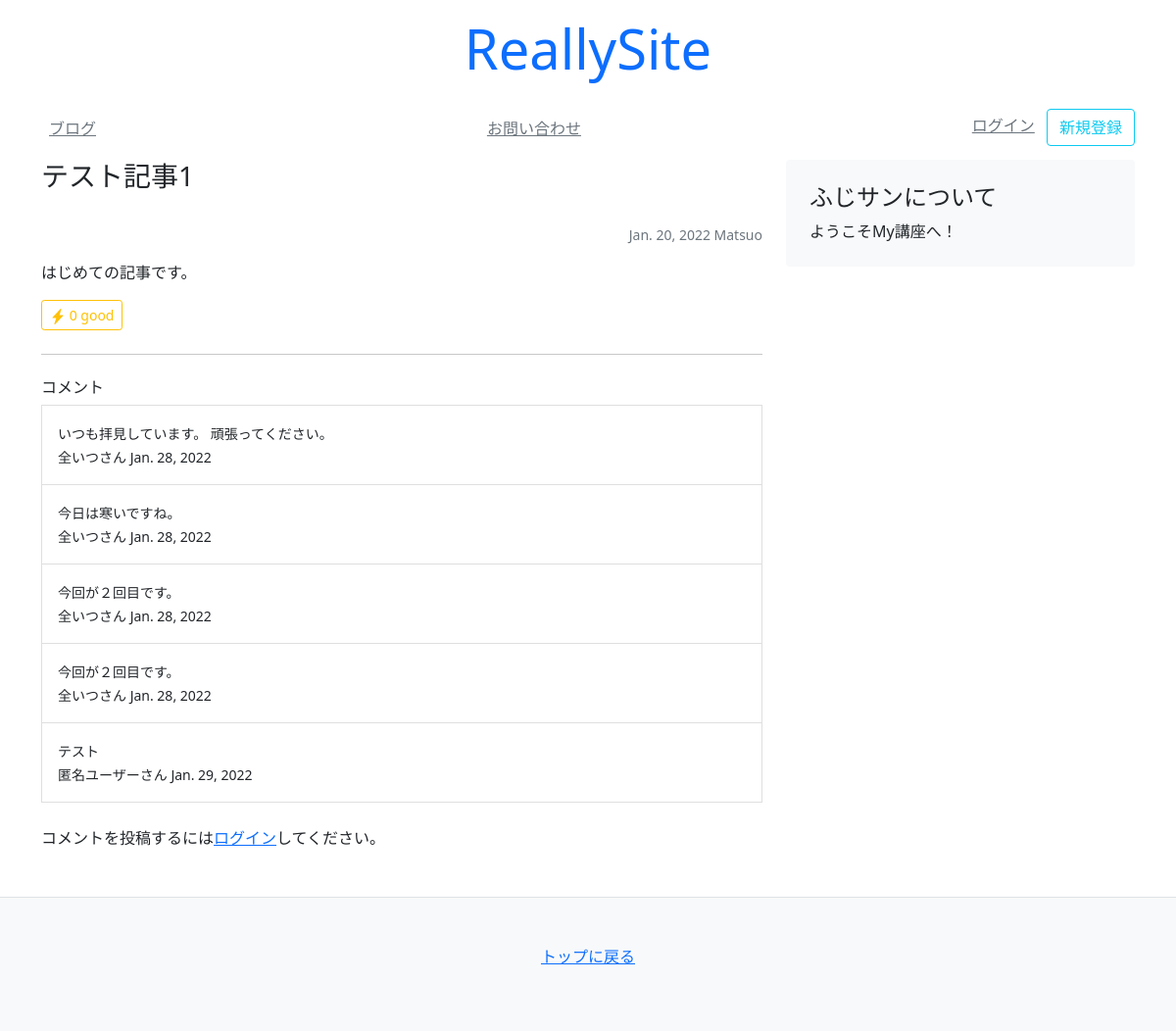
The app's page /blog/1/, older data.
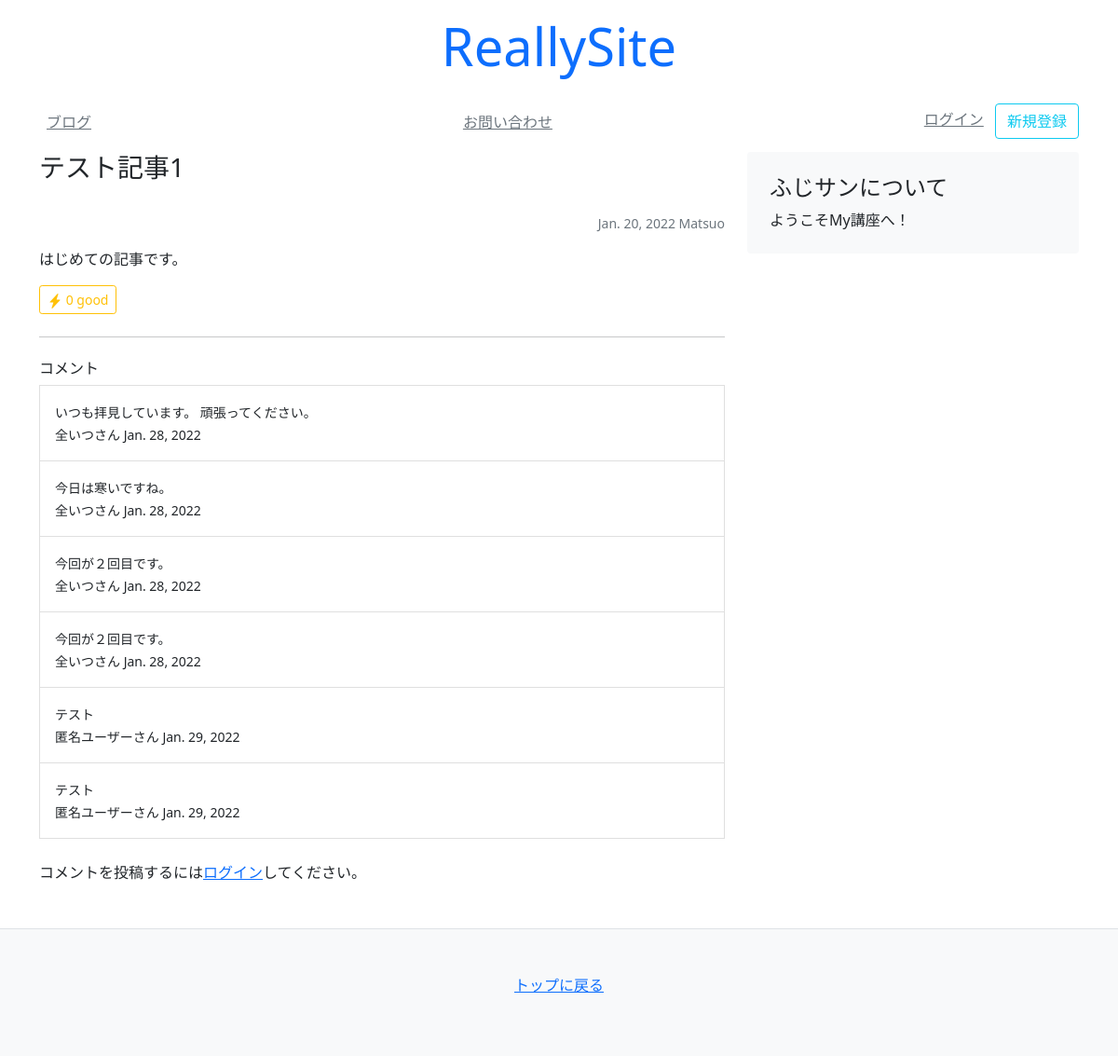
The same page, newer data.
### blog/models.py (models this page shows)
class Article(models.Model):
    title = models.CharField(default='', max_length=30)
    text = models.TextField(default='')
    author = models.CharField(default='', max_length=30)
    created_at = models.DateField(auto_now_add=True)
    updated_at = models.DateField(auto_now=True)
    count = models.IntegerField(default=0)
    tags = models.ManyToManyField(Tag, blank=True)

class Comment(models.Model):
    comment = models.TextField(default="", max_length=500)
    created_at = models.DateField(auto_now_add=True)
    user = models.ForeignKey(get_user_model(), on_delete=models.CASCADE)  #
    article = models.ForeignKey(Article, on_delete=models.CASCADE)

### mysite/models/account_models.py (models this page shows, shortened)
class User(AbstractBaseUser):
    email = models.EmailField(
        max_length=255,
        unique=True,
    )
    is_active = models.BooleanField(default=True)
    is_admin = models.BooleanField(default=False)
    objects = UserManager()
    USERNAME_FIELD = 'email'
    REQUIRED_FIELDS = []

### mysite/models/profile_models.py (models this page shows)
class Profile(models.Model):
    user = models.OneToOneField(get_user_model(), unique=True, on_delete=models.CASCADE, primary_key=True)
    username = models.CharField(default="匿名ユーザー", max_length=30)
    zipcode = models.CharField(default="", max_length=8)
    prefecture = models.CharField(default="", max_length=6)
    city = models.CharField(default="", max_length=100)
    address = models.CharField(default="", max_length=200)

### blog/views.py (the view, shortened to what this page needs)
# urls.py: path('<slug:pk>/', views.article)
def article(request, pk):
    obj = Article.objects.get(pk=pk)
    comments = Comment.objects.filter(article=obj)
    context = {
        'article': obj,
        'comments': comments,
    }
    return render(request, 'blog/article.html', context)

### templates/blog/article.html (shortened to what this page needs)
<!DOCTYPE html>
<html lang="en">
<head>
</head>
<body>
{% extends 'mysite/base.html' %}
{% block content %}
<main class="container">
    <div class="row">
        <div class="col-md-8">
            <h3 class="pb-4 font-italic">
                {{ article.title }}
            </h3>
            <p class="small text-muted text-end">{{ article.created_at}} {{ article.author }}</p>
            <p>{{ article.text }}</p>
            {% include 'mysite/snippets/like_count.html' %}
            <hr class="my-4">
            {% include 'mysite/snippets/comment.html'%}
        </div>
        {% include 'mysite/snippets/sidebar.html' %}
    </div>
</main>
{% endblock %}

### templates/mysite/base.html (shortened to what this page needs)
<!doctype html>
<html lang="ja">
<head>
    {% include 'mysite/snippets/head.html' %}
</head>
<body>
{% include 'mysite/snippets/header.html' %}
{% include 'mysite/snippets/messages.html'%}
{% block content %}
{% endblock %}
{% include 'mysite/snippets/footer.html' %}
</body>
</html>

### templates/mysite/snippets/head.html (shortened to what this page needs)
<!DOCTYPE html>
<html lang="en">
<head>
    <link href="https://cdn.jsdelivr.net/npm/bootstrap@5.0.2/dist/css/bootstrap.min.css" rel="stylesheet"
>
</head>
<body>
</body>
</html>

### templates/mysite/snippets/header.html (shortened to what this page needs)
<!DOCTYPE html>
<html lang="en">
<head>
</head>
<body>
<div class="container">
    <header class="py-3">
        <div class="row flex-nowrap justify-content-center align-item-center">
            <div class="col-4 text-center">
                <h1 class="display-4 font-italic"><a href="/"
                class="text-decoration-none">ReallySite</a></h1>
            </div>
        </div>
    </header>
    <div class="py-1 mb-2">
        <nav class="nav d-flex justify-content-between">
            <a class="p-2 link-secondary" href="/blog/">ブログ</a>
            <a class="p-2 link-secondary" href="#">お問い合わせ</a>
            {% if user.is_authenticated %}
                <div>
                    <a class="p-2 link-secondary" href="/logout/">ログアウト</a>
                    <a class="p-2 link-secondary" href="/mypage/">マイページ</a>
                </div>
            {% else %}
                <div>
                    <a class="p-2 link-secondary" href="/logout/">ログイン</a>
                    <a class="btn btn-outline-info" href="/signup/">新規登録</a>
                </div>
            {% endif %}
        </nav>
    </div>
</div>
</body>
</html>

### templates/mysite/snippets/messages.html (shortened to what this page needs)
<!DOCTYPE html>
<html lang="en">
<head>
</head>
<body>
</body>
</html>

### templates/mysite/snippets/like_count.html (shortened to what this page needs)
<!DOCTYPE html>
<html lang="en">
<head>
</head>
<body>
<form method="POST" class="d-inline">
    <button type="submit" class="btn btn-sm btn-outline-warning">
        <svg xmlns="http://www.w3.org/2000/svg" width="16" height="16" fill="currentColor" class="bi bi-lightning-fill"
             viewBox="0 0 16 16">
            <path fill-rule="evenodd"
                  d="M11.251.068a.5.5 0 0 1 .227.58L9.677 6.5H13a.5.5 0 0 1 .364.843l-8 8.5a.5.5 0 0 1-.842-.49L6.323 9.5H3a.5.5 0 0 1-.364-.843l8-8.5a.5.5 0 0 1 .615-.09z"/>
        </svg>
        {{ article.count }} good
    </button>
</form>
</body>
</html>

### templates/mysite/snippets/comment.html (shortened to what this page needs)
<!DOCTYPE html>
<html lang="en">
<head>
</head>
<body>
<div>
    <h3 class="h6">コメント</h3>
    <div class="list-group">
        {% for comment in comments %}
        <a class="list-group-item list-group-item-action p-3 rounded-0">
            <p class="m-0"><small>{{comment.comment}}</small></p>
            <p class="m-0"><small>{{comment.user.profile.username}}さん {{comment.created_at}}</small></p>
        </a>
        {% endfor %}
    </div>
    {% if user.is_authenticated %}
    <form method="POST" class="my-4">
        {% csrf_token %}
        <div class="mb-2">
            <label>コメント投稿</label>
            <textarea name="comment" class="rounded-0 bg-light form-control" rows="3"></textarea>
        </div>
        <div class="text-right">
            <button class="btn btn-sm btn-outline-success" type="submit">
                コメントする
            </button>
        </div>
    </form>
    {% else %}
    <p class="my-4">
        コメントを投稿するには<a href="/login/">ログイン</a>してください。
    </p>
    {% endif %}
</div>
</body>
</html>

### templates/mysite/snippets/sidebar.html (shortened to what this page needs)
<!DOCTYPE html>
<html lang="en">
<head>
</head>
<body>
<aside class="col-md-4">
    <div class="p-4 mb-3 bg-light rounded">
        <h4 class="font-italic">
            ふじサンについて
        </h4>
        <p class="mb-0">ようこそMy講座へ！</p>
    </div>
</aside>
</body>
</html>

### templates/mysite/snippets/footer.html (shortened to what this page needs)
<!DOCTYPE html>
<html lang="en">
<head>
</head>
<body>
<footer class="border-top py-5 text-center bg-light mt-4">
    <p>
        <a href="/">トップに戻る</a>
    </p>
</footer>
</body>
</html>

Row changes from the older to the newer data that the page shows:
added Comment: comment "テスト", user.profile.username "匿名ユーザー", created_at "Jan. 29, 2022"
